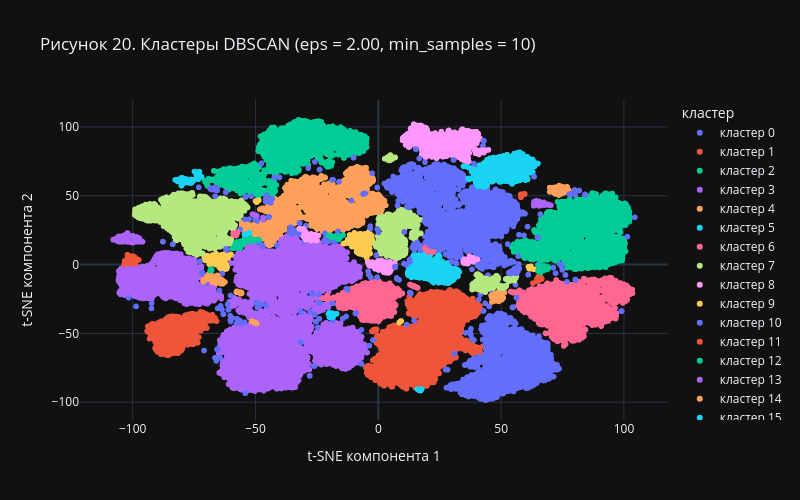

The cell this chart's notebook holds for it:
### Markdown cell above
#### Визуализация кластеров и точек-шумов

Точки с меткой -1 показаны отдельным цветом — это объекты, которые алгоритм отнёс к шуму (расположены в редких областях).

### Code cell
px.scatter(
    x=tsne_results[:, 0],
    y=tsne_results[:, 1],
    color=pd.Series(dbscan_labels).map(lambda v: 'шум' if v == -1 else f'кластер {v}'),
    labels={'x': 't-SNE компонента 1', 'y': 't-SNE компонента 2', 'color': 'кластер'},
    title=f"Рисунок 20. Кластеры DBSCAN (eps = {dbscan_eps.value:.2f}, min_samples = {dbscan_min.value})",
    template="plotly_dark",
    width=800,
    height=500,
)
